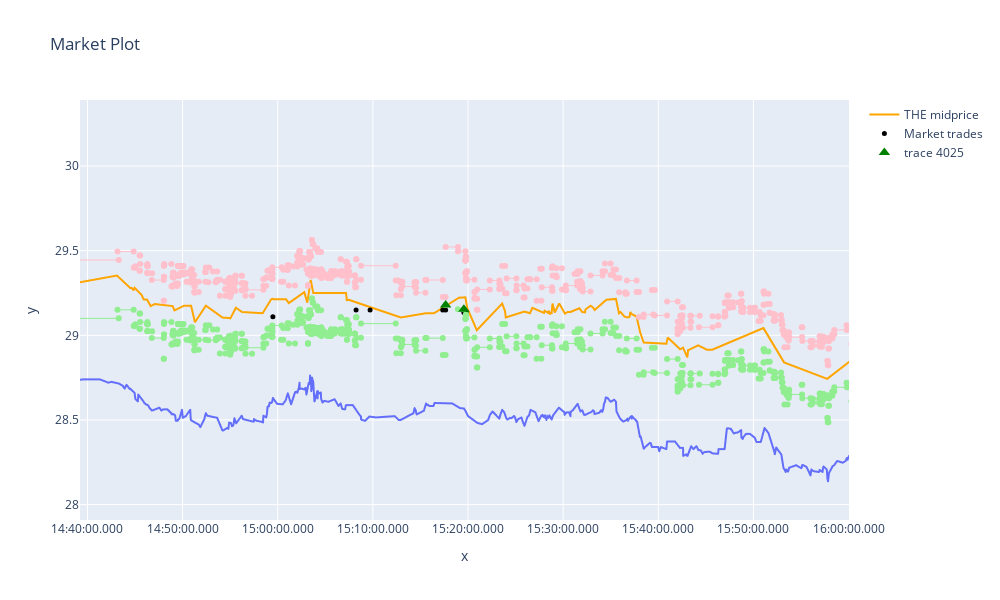

The code cell stored with this chart in its notebook:
### Code cell
import warnings
warnings.filterwarnings('ignore')
line = px.line(
    x=temp_quotes_ttf.apply_from_utc,
    y=temp_quotes_ttf.midprice,
    title="Market Plot",
    width=1000,
    height=600
)

line.add_trace(go.Line(
    x=temp_quotes_the.apply_from_utc,
    y=temp_quotes_the.midprice,
    marker=dict(color='orange', size=10),
    name="THE midprice")
)

line.add_scatter(
    x=temp_trades_the.trade_executed_at_utc,
    y=temp_trades_the.price,
    mode="markers",
    marker=dict(color='black', size=5),
    name="Market trades"
)
#"""
for order in buy_orders:
    line.add_trace(go.Line(
    x=pd.to_datetime(order.timestamp, unit = 'ns'),
    y=order.price,
    name="Buy orders", 
    showlegend=False,
    line=dict(color='lightgreen', width=1)))

for order in sell_orders:
    line.add_trace(go.Line(
    x=pd.to_datetime(order.timestamp, unit = 'ns'),
    y=order.price,
    name="Sell orders", 
    showlegend=False,
    line=dict(color='pink', width=1)))
#"""
line.add_scatter(
    x = buy_trades['timestamp'],
    y = buy_trades['price'],
    mode="markers",
    marker=dict(color='green', size=10, symbol="triangle-up")
)

line.add_scatter(
    x = sell_trades['timestamp'],
    y = sell_trades['price'],
    mode="markers",
    marker=dict(color='red', size=10, symbol="triangle-down")
)
line.update_xaxes(tickformat="%H:%M:%S.%L")

line.show()
